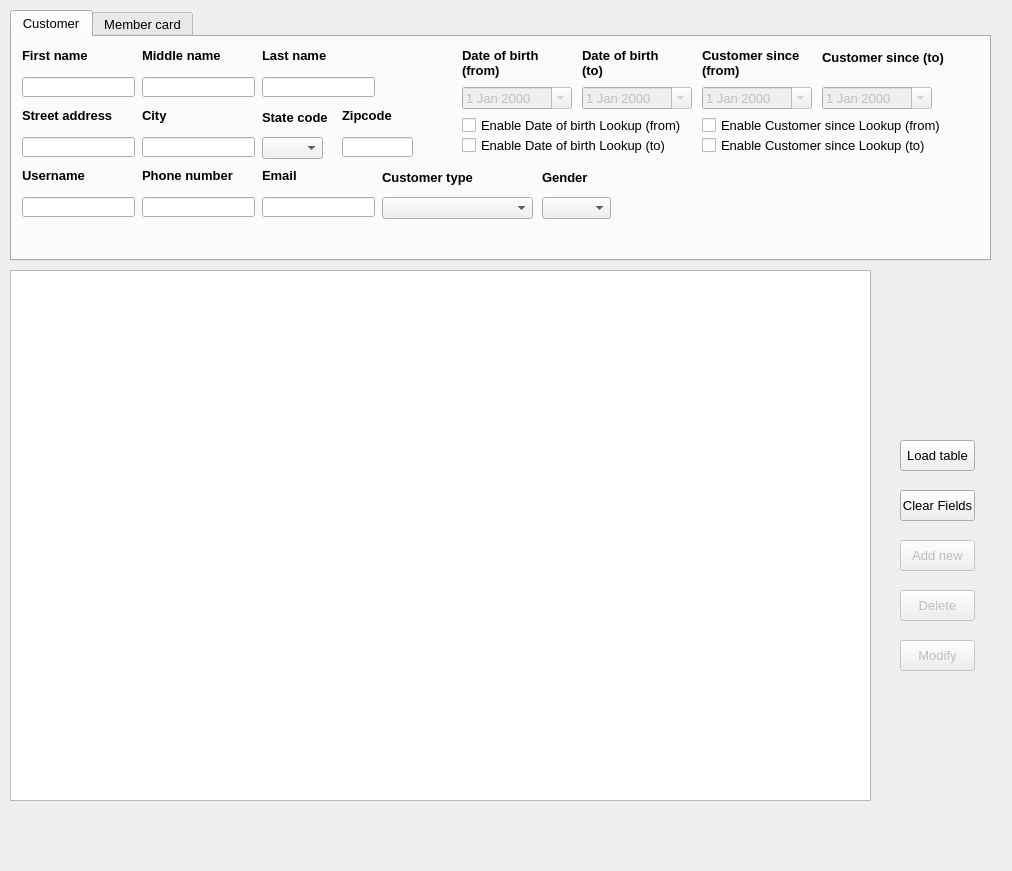
<?xml version="1.0" encoding="UTF-8"?>
<ui version="4.0">
 <class>CustomersForm</class>
 <widget class="QMainWindow" name="CustomersForm">
  <property name="geometry">
   <rect>
    <x>0</x>
    <y>0</y>
    <width>1012</width>
    <height>871</height>
   </rect>
  </property>
  <property name="font">
   <font>
    <pointsize>10</pointsize>
   </font>
  </property>
  <property name="windowTitle">
   <string>Customers</string>
  </property>
  <property name="windowIcon">
   <iconset resource="MyResources.qrc">
    <normaloff>:/Images/customer pic.png</normaloff>:/Images/customer pic.png</iconset>
  </property>
  <widget class="QWidget" name="centralwidget">
   <widget class="QTableView" name="tvwTable">
    <property name="geometry">
     <rect>
      <x>10</x>
      <y>270</y>
      <width>861</width>
      <height>531</height>
     </rect>
    </property>
   </widget>
   <widget class="QPushButton" name="pbtAddNew">
    <property name="enabled">
     <bool>false</bool>
    </property>
    <property name="geometry">
     <rect>
      <x>900</x>
      <y>540</y>
      <width>75</width>
      <height>31</height>
     </rect>
    </property>
    <property name="text">
     <string>Add new</string>
    </property>
   </widget>
   <widget class="QPushButton" name="pbtClearFields">
    <property name="enabled">
     <bool>true</bool>
    </property>
    <property name="geometry">
     <rect>
      <x>900</x>
      <y>490</y>
      <width>75</width>
      <height>31</height>
     </rect>
    </property>
    <property name="text">
     <string>Clear Fields</string>
    </property>
   </widget>
   <widget class="QPushButton" name="pbtModify">
    <property name="enabled">
     <bool>false</bool>
    </property>
    <property name="geometry">
     <rect>
      <x>900</x>
      <y>640</y>
      <width>75</width>
      <height>31</height>
     </rect>
    </property>
    <property name="text">
     <string>Modify</string>
    </property>
   </widget>
   <widget class="QPushButton" name="pbtLoadTable">
    <property name="geometry">
     <rect>
      <x>900</x>
      <y>440</y>
      <width>75</width>
      <height>31</height>
     </rect>
    </property>
    <property name="text">
     <string>Load table</string>
    </property>
   </widget>
   <widget class="QPushButton" name="pbtDelete">
    <property name="enabled">
     <bool>false</bool>
    </property>
    <property name="geometry">
     <rect>
      <x>900</x>
      <y>590</y>
      <width>75</width>
      <height>31</height>
     </rect>
    </property>
    <property name="text">
     <string>Delete</string>
    </property>
   </widget>
   <widget class="QTabWidget" name="tabWidget">
    <property name="geometry">
     <rect>
      <x>10</x>
      <y>10</y>
      <width>981</width>
      <height>251</height>
     </rect>
    </property>
    <property name="currentIndex">
     <number>0</number>
    </property>
    <widget class="QWidget" name="tab">
     <attribute name="title">
      <string>Customer</string>
     </attribute>
     <widget class="QLineEdit" name="ledStreetAddress">
      <property name="geometry">
       <rect>
        <x>10</x>
        <y>100</y>
        <width>113</width>
        <height>20</height>
       </rect>
      </property>
      <property name="text">
       <string/>
      </property>
     </widget>
     <widget class="QLabel" name="label_15">
      <property name="geometry">
       <rect>
        <x>130</x>
        <y>70</y>
        <width>61</width>
        <height>16</height>
       </rect>
      </property>
      <property name="font">
       <font>
        <pointsize>10</pointsize>
        <weight>75</weight>
        <bold>true</bold>
       </font>
      </property>
      <property name="text">
       <string>City</string>
      </property>
      <property name="wordWrap">
       <bool>true</bool>
      </property>
     </widget>
     <widget class="QComboBox" name="cbxGender">
      <property name="geometry">
       <rect>
        <x>530</x>
        <y>160</y>
        <width>69</width>
        <height>22</height>
       </rect>
      </property>
     </widget>
     <widget class="QLineEdit" name="ledUsername">
      <property name="geometry">
       <rect>
        <x>10</x>
        <y>160</y>
        <width>113</width>
        <height>20</height>
       </rect>
      </property>
      <property name="text">
       <string/>
      </property>
     </widget>
     <widget class="QLineEdit" name="ledCity">
      <property name="geometry">
       <rect>
        <x>130</x>
        <y>100</y>
        <width>113</width>
        <height>20</height>
       </rect>
      </property>
      <property name="text">
       <string/>
      </property>
     </widget>
     <widget class="QLabel" name="label">
      <property name="geometry">
       <rect>
        <x>10</x>
        <y>10</y>
        <width>81</width>
        <height>16</height>
       </rect>
      </property>
      <property name="font">
       <font>
        <pointsize>10</pointsize>
        <weight>75</weight>
        <bold>true</bold>
       </font>
      </property>
      <property name="text">
       <string>First name</string>
      </property>
      <property name="wordWrap">
       <bool>true</bool>
      </property>
     </widget>
     <widget class="QLabel" name="label_7">
      <property name="geometry">
       <rect>
        <x>530</x>
        <y>130</y>
        <width>61</width>
        <height>21</height>
       </rect>
      </property>
      <property name="font">
       <font>
        <pointsize>10</pointsize>
        <weight>75</weight>
        <bold>true</bold>
       </font>
      </property>
      <property name="text">
       <string>Gender</string>
      </property>
      <property name="wordWrap">
       <bool>true</bool>
      </property>
     </widget>
     <widget class="QLineEdit" name="ledZipcode">
      <property name="geometry">
       <rect>
        <x>330</x>
        <y>100</y>
        <width>71</width>
        <height>20</height>
       </rect>
      </property>
      <property name="text">
       <string/>
      </property>
     </widget>
     <widget class="QLabel" name="label_16">
      <property name="geometry">
       <rect>
        <x>330</x>
        <y>70</y>
        <width>61</width>
        <height>16</height>
       </rect>
      </property>
      <property name="font">
       <font>
        <pointsize>10</pointsize>
        <weight>75</weight>
        <bold>true</bold>
       </font>
      </property>
      <property name="text">
       <string>Zipcode</string>
      </property>
      <property name="wordWrap">
       <bool>true</bool>
      </property>
     </widget>
     <widget class="QComboBox" name="cbxStateCode">
      <property name="geometry">
       <rect>
        <x>250</x>
        <y>100</y>
        <width>61</width>
        <height>22</height>
       </rect>
      </property>
     </widget>
     <widget class="QLineEdit" name="ledLastName">
      <property name="geometry">
       <rect>
        <x>250</x>
        <y>40</y>
        <width>113</width>
        <height>20</height>
       </rect>
      </property>
      <property name="text">
       <string/>
      </property>
     </widget>
     <widget class="QLineEdit" name="ledMiddleName">
      <property name="geometry">
       <rect>
        <x>130</x>
        <y>40</y>
        <width>113</width>
        <height>20</height>
       </rect>
      </property>
      <property name="text">
       <string/>
      </property>
     </widget>
     <widget class="QLabel" name="label_10">
      <property name="geometry">
       <rect>
        <x>370</x>
        <y>130</y>
        <width>121</width>
        <height>21</height>
       </rect>
      </property>
      <property name="font">
       <font>
        <pointsize>10</pointsize>
        <weight>75</weight>
        <bold>true</bold>
       </font>
      </property>
      <property name="text">
       <string>Customer type</string>
      </property>
      <property name="wordWrap">
       <bool>true</bool>
      </property>
     </widget>
     <widget class="QLabel" name="label_6">
      <property name="geometry">
       <rect>
        <x>250</x>
        <y>70</y>
        <width>71</width>
        <height>21</height>
       </rect>
      </property>
      <property name="font">
       <font>
        <pointsize>10</pointsize>
        <weight>75</weight>
        <bold>true</bold>
       </font>
      </property>
      <property name="text">
       <string>State code</string>
      </property>
      <property name="wordWrap">
       <bool>true</bool>
      </property>
     </widget>
     <widget class="QLabel" name="label_14">
      <property name="geometry">
       <rect>
        <x>130</x>
        <y>130</y>
        <width>101</width>
        <height>16</height>
       </rect>
      </property>
      <property name="font">
       <font>
        <pointsize>10</pointsize>
        <weight>75</weight>
        <bold>true</bold>
       </font>
      </property>
      <property name="text">
       <string>Phone number</string>
      </property>
      <property name="wordWrap">
       <bool>true</bool>
      </property>
     </widget>
     <widget class="QLabel" name="label_3">
      <property name="geometry">
       <rect>
        <x>250</x>
        <y>10</y>
        <width>91</width>
        <height>16</height>
       </rect>
      </property>
      <property name="font">
       <font>
        <pointsize>10</pointsize>
        <weight>75</weight>
        <bold>true</bold>
       </font>
      </property>
      <property name="text">
       <string>Last name</string>
      </property>
      <property name="wordWrap">
       <bool>true</bool>
      </property>
     </widget>
     <widget class="QLabel" name="label_2">
      <property name="geometry">
       <rect>
        <x>130</x>
        <y>10</y>
        <width>91</width>
        <height>16</height>
       </rect>
      </property>
      <property name="font">
       <font>
        <pointsize>10</pointsize>
        <weight>75</weight>
        <bold>true</bold>
       </font>
      </property>
      <property name="text">
       <string>Middle name</string>
      </property>
      <property name="wordWrap">
       <bool>true</bool>
      </property>
     </widget>
     <widget class="QLineEdit" name="ledFirstName">
      <property name="geometry">
       <rect>
        <x>10</x>
        <y>40</y>
        <width>113</width>
        <height>20</height>
       </rect>
      </property>
      <property name="text">
       <string/>
      </property>
     </widget>
     <widget class="MyLineEdit" name="ledPhone">
      <property name="geometry">
       <rect>
        <x>130</x>
        <y>160</y>
        <width>113</width>
        <height>20</height>
       </rect>
      </property>
      <property name="text">
       <string/>
      </property>
     </widget>
     <widget class="QLabel" name="label_8">
      <property name="geometry">
       <rect>
        <x>10</x>
        <y>70</y>
        <width>111</width>
        <height>16</height>
       </rect>
      </property>
      <property name="font">
       <font>
        <pointsize>10</pointsize>
        <weight>75</weight>
        <bold>true</bold>
       </font>
      </property>
      <property name="text">
       <string>Street address</string>
      </property>
      <property name="wordWrap">
       <bool>true</bool>
      </property>
     </widget>
     <widget class="QComboBox" name="cbxCustomerType">
      <property name="geometry">
       <rect>
        <x>370</x>
        <y>160</y>
        <width>151</width>
        <height>22</height>
       </rect>
      </property>
     </widget>
     <widget class="QLabel" name="label_9">
      <property name="geometry">
       <rect>
        <x>10</x>
        <y>130</y>
        <width>81</width>
        <height>16</height>
       </rect>
      </property>
      <property name="font">
       <font>
        <pointsize>10</pointsize>
        <weight>75</weight>
        <bold>true</bold>
       </font>
      </property>
      <property name="text">
       <string>Username</string>
      </property>
      <property name="wordWrap">
       <bool>true</bool>
      </property>
     </widget>
     <widget class="QCheckBox" name="chkDobTo">
      <property name="geometry">
       <rect>
        <x>450</x>
        <y>100</y>
        <width>221</width>
        <height>17</height>
       </rect>
      </property>
      <property name="text">
       <string>Enable Date of birth Lookup (to)</string>
      </property>
     </widget>
     <widget class="QDateEdit" name="dedDobTo">
      <property name="enabled">
       <bool>false</bool>
      </property>
      <property name="geometry">
       <rect>
        <x>570</x>
        <y>50</y>
        <width>110</width>
        <height>22</height>
       </rect>
      </property>
      <property name="calendarPopup">
       <bool>true</bool>
      </property>
     </widget>
     <widget class="QLabel" name="label_4">
      <property name="geometry">
       <rect>
        <x>450</x>
        <y>10</y>
        <width>101</width>
        <height>31</height>
       </rect>
      </property>
      <property name="font">
       <font>
        <pointsize>10</pointsize>
        <weight>75</weight>
        <bold>true</bold>
       </font>
      </property>
      <property name="text">
       <string>Date of birth (from)</string>
      </property>
      <property name="wordWrap">
       <bool>true</bool>
      </property>
     </widget>
     <widget class="QDateEdit" name="dedDobFrom">
      <property name="enabled">
       <bool>false</bool>
      </property>
      <property name="geometry">
       <rect>
        <x>450</x>
        <y>50</y>
        <width>110</width>
        <height>22</height>
       </rect>
      </property>
      <property name="calendarPopup">
       <bool>true</bool>
      </property>
     </widget>
     <widget class="QLabel" name="label_5">
      <property name="geometry">
       <rect>
        <x>570</x>
        <y>10</y>
        <width>101</width>
        <height>31</height>
       </rect>
      </property>
      <property name="font">
       <font>
        <pointsize>10</pointsize>
        <weight>75</weight>
        <bold>true</bold>
       </font>
      </property>
      <property name="text">
       <string>Date of birth (to)</string>
      </property>
      <property name="wordWrap">
       <bool>true</bool>
      </property>
     </widget>
     <widget class="QCheckBox" name="chkDobFrom">
      <property name="geometry">
       <rect>
        <x>450</x>
        <y>80</y>
        <width>221</width>
        <height>17</height>
       </rect>
      </property>
      <property name="text">
       <string>Enable Date of birth Lookup (from)</string>
      </property>
     </widget>
     <widget class="QCheckBox" name="chkSinceTo">
      <property name="geometry">
       <rect>
        <x>690</x>
        <y>100</y>
        <width>241</width>
        <height>17</height>
       </rect>
      </property>
      <property name="text">
       <string>Enable Customer since Lookup (to)</string>
      </property>
     </widget>
     <widget class="QDateEdit" name="dedSinceTo">
      <property name="enabled">
       <bool>false</bool>
      </property>
      <property name="geometry">
       <rect>
        <x>810</x>
        <y>50</y>
        <width>110</width>
        <height>22</height>
       </rect>
      </property>
      <property name="calendarPopup">
       <bool>true</bool>
      </property>
     </widget>
     <widget class="QLabel" name="label_12">
      <property name="geometry">
       <rect>
        <x>810</x>
        <y>10</y>
        <width>131</width>
        <height>21</height>
       </rect>
      </property>
      <property name="font">
       <font>
        <pointsize>10</pointsize>
        <weight>75</weight>
        <bold>true</bold>
       </font>
      </property>
      <property name="text">
       <string>Customer since (to)</string>
      </property>
      <property name="wordWrap">
       <bool>true</bool>
      </property>
     </widget>
     <widget class="QLabel" name="label_11">
      <property name="geometry">
       <rect>
        <x>690</x>
        <y>10</y>
        <width>111</width>
        <height>31</height>
       </rect>
      </property>
      <property name="font">
       <font>
        <pointsize>10</pointsize>
        <weight>75</weight>
        <bold>true</bold>
       </font>
      </property>
      <property name="text">
       <string>Customer since (from)</string>
      </property>
      <property name="wordWrap">
       <bool>true</bool>
      </property>
     </widget>
     <widget class="QDateEdit" name="dedSinceFrom">
      <property name="enabled">
       <bool>false</bool>
      </property>
      <property name="geometry">
       <rect>
        <x>690</x>
        <y>50</y>
        <width>110</width>
        <height>22</height>
       </rect>
      </property>
      <property name="calendarPopup">
       <bool>true</bool>
      </property>
     </widget>
     <widget class="QCheckBox" name="chkSinceFrom">
      <property name="geometry">
       <rect>
        <x>690</x>
        <y>80</y>
        <width>251</width>
        <height>17</height>
       </rect>
      </property>
      <property name="text">
       <string>Enable Customer since Lookup (from)</string>
      </property>
     </widget>
     <widget class="QLineEdit" name="ledEmail">
      <property name="geometry">
       <rect>
        <x>250</x>
        <y>160</y>
        <width>113</width>
        <height>20</height>
       </rect>
      </property>
      <property name="text">
       <string/>
      </property>
     </widget>
     <widget class="QLabel" name="label_45">
      <property name="geometry">
       <rect>
        <x>250</x>
        <y>130</y>
        <width>81</width>
        <height>16</height>
       </rect>
      </property>
      <property name="font">
       <font>
        <pointsize>10</pointsize>
        <weight>75</weight>
        <bold>true</bold>
       </font>
      </property>
      <property name="text">
       <string>Email</string>
      </property>
      <property name="wordWrap">
       <bool>true</bool>
      </property>
     </widget>
    </widget>
    <widget class="QWidget" name="tab_2">
     <attribute name="title">
      <string>Member card</string>
     </attribute>
     <widget class="QLabel" name="label_13">
      <property name="geometry">
       <rect>
        <x>10</x>
        <y>10</y>
        <width>91</width>
        <height>16</height>
       </rect>
      </property>
      <property name="font">
       <font>
        <pointsize>10</pointsize>
        <weight>75</weight>
        <bold>true</bold>
       </font>
      </property>
      <property name="text">
       <string>Member card ID</string>
      </property>
      <property name="wordWrap">
       <bool>true</bool>
      </property>
     </widget>
     <widget class="QLineEdit" name="ledMemberCardId">
      <property name="geometry">
       <rect>
        <x>10</x>
        <y>40</y>
        <width>113</width>
        <height>20</height>
       </rect>
      </property>
      <property name="text">
       <string/>
      </property>
     </widget>
     <widget class="QSpinBox" name="spbPointsTo">
      <property name="geometry">
       <rect>
        <x>90</x>
        <y>100</y>
        <width>61</width>
        <height>22</height>
       </rect>
      </property>
      <property name="maximum">
       <number>9999999</number>
      </property>
     </widget>
     <widget class="QLabel" name="label_17">
      <property name="geometry">
       <rect>
        <x>10</x>
        <y>70</y>
        <width>71</width>
        <height>16</height>
       </rect>
      </property>
      <property name="font">
       <font>
        <pointsize>10</pointsize>
        <weight>75</weight>
        <bold>true</bold>
       </font>
      </property>
      <property name="text">
       <string>Points (From)</string>
      </property>
      <property name="wordWrap">
       <bool>true</bool>
      </property>
     </widget>
     <widget class="QLabel" name="label_18">
      <property name="geometry">
       <rect>
        <x>90</x>
        <y>70</y>
        <width>91</width>
        <height>16</height>
       </rect>
      </property>
      <property name="font">
       <font>
        <pointsize>10</pointsize>
        <weight>75</weight>
        <bold>true</bold>
       </font>
      </property>
      <property name="text">
       <string>Points (To)</string>
      </property>
      <property name="wordWrap">
       <bool>true</bool>
      </property>
     </widget>
     <widget class="QSpinBox" name="spbPointsFrom">
      <property name="geometry">
       <rect>
        <x>10</x>
        <y>100</y>
        <width>61</width>
        <height>22</height>
       </rect>
      </property>
      <property name="maximum">
       <number>9999999</number>
      </property>
     </widget>
     <widget class="QSpinBox" name="spbVisitsFrom">
      <property name="geometry">
       <rect>
        <x>190</x>
        <y>40</y>
        <width>61</width>
        <height>22</height>
       </rect>
      </property>
     </widget>
     <widget class="QLabel" name="label_19">
      <property name="geometry">
       <rect>
        <x>190</x>
        <y>10</y>
        <width>131</width>
        <height>16</height>
       </rect>
      </property>
      <property name="font">
       <font>
        <pointsize>10</pointsize>
        <weight>75</weight>
        <bold>true</bold>
       </font>
      </property>
      <property name="text">
       <string>Current year visits (From)</string>
      </property>
      <property name="wordWrap">
       <bool>true</bool>
      </property>
     </widget>
     <widget class="QLabel" name="label_20">
      <property name="geometry">
       <rect>
        <x>340</x>
        <y>10</y>
        <width>121</width>
        <height>16</height>
       </rect>
      </property>
      <property name="font">
       <font>
        <pointsize>10</pointsize>
        <weight>75</weight>
        <bold>true</bold>
       </font>
      </property>
      <property name="text">
       <string>Current year visits (To)</string>
      </property>
      <property name="wordWrap">
       <bool>true</bool>
      </property>
     </widget>
     <widget class="QSpinBox" name="spbVisitsTo">
      <property name="geometry">
       <rect>
        <x>340</x>
        <y>40</y>
        <width>61</width>
        <height>22</height>
       </rect>
      </property>
     </widget>
     <widget class="QDateEdit" name="dedPrintDateTo">
      <property name="enabled">
       <bool>false</bool>
      </property>
      <property name="geometry">
       <rect>
        <x>340</x>
        <y>100</y>
        <width>110</width>
        <height>22</height>
       </rect>
      </property>
     </widget>
     <widget class="QDateEdit" name="dedPrintDateFrom">
      <property name="enabled">
       <bool>false</bool>
      </property>
      <property name="geometry">
       <rect>
        <x>190</x>
        <y>100</y>
        <width>110</width>
        <height>22</height>
       </rect>
      </property>
     </widget>
     <widget class="QLabel" name="label_22">
      <property name="geometry">
       <rect>
        <x>190</x>
        <y>70</y>
        <width>131</width>
        <height>16</height>
       </rect>
      </property>
      <property name="font">
       <font>
        <pointsize>10</pointsize>
        <weight>75</weight>
        <bold>true</bold>
       </font>
      </property>
      <property name="text">
       <string>Print date (From)</string>
      </property>
      <property name="wordWrap">
       <bool>true</bool>
      </property>
     </widget>
     <widget class="QLabel" name="label_21">
      <property name="geometry">
       <rect>
        <x>340</x>
        <y>70</y>
        <width>121</width>
        <height>16</height>
       </rect>
      </property>
      <property name="font">
       <font>
        <pointsize>10</pointsize>
        <weight>75</weight>
        <bold>true</bold>
       </font>
      </property>
      <property name="text">
       <string>Print date (To)</string>
      </property>
      <property name="wordWrap">
       <bool>true</bool>
      </property>
     </widget>
     <widget class="QCheckBox" name="chkPrintDateFrom">
      <property name="geometry">
       <rect>
        <x>190</x>
        <y>130</y>
        <width>221</width>
        <height>17</height>
       </rect>
      </property>
      <property name="text">
       <string>Enable Print date Lookup (from)</string>
      </property>
     </widget>
     <widget class="QCheckBox" name="chkPrintDateTo">
      <property name="geometry">
       <rect>
        <x>190</x>
        <y>150</y>
        <width>211</width>
        <height>17</height>
       </rect>
      </property>
      <property name="text">
       <string>Enable Print date Lookup (to)</string>
      </property>
     </widget>
    </widget>
   </widget>
  </widget>
  <widget class="QMenuBar" name="menubar">
   <property name="geometry">
    <rect>
     <x>0</x>
     <y>0</y>
     <width>1012</width>
     <height>21</height>
    </rect>
   </property>
  </widget>
  <widget class="QStatusBar" name="statusbar">
   <property name="sizeGripEnabled">
    <bool>false</bool>
   </property>
  </widget>
 </widget>
 <customwidgets>
  <customwidget>
   <class>MyLineEdit</class>
   <extends>QLineEdit</extends>
   <header location="global">mylineedit.h</header>
  </customwidget>
 </customwidgets>
 <resources>
  <include location="MyResources.qrc"/>
 </resources>
 <connections/>
</ui>
